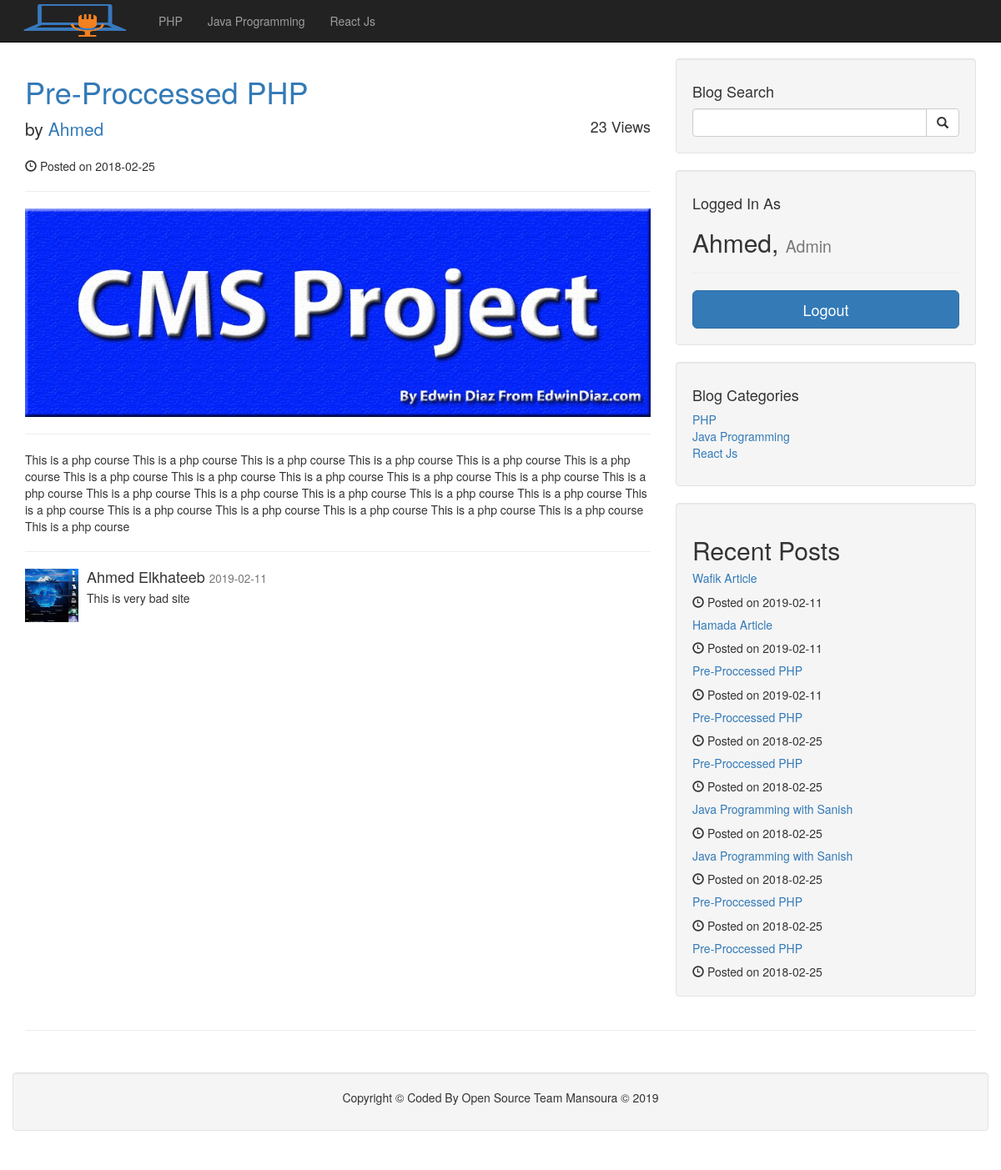
The page /post.php?post_id=57 (signed in) on the database its author committed.
### tables this page shows
CREATE TABLE `categories` (
  `cat_id` int(3) NOT NULL,
  `cat_title` varchar(32) NOT NULL
);

CREATE TABLE `posts` (
  `post_id` int(3) NOT NULL,
  `post_category_id` int(3) NOT NULL,
  `post_title` varchar(255) NOT NULL,
  `post_user_id` int(11) NOT NULL,
  `post_date` date NOT NULL,
  `post_image` text NOT NULL,
  `post_content` text NOT NULL,
  `post_tags` varchar(255) NOT NULL,
  `post_comment_count` int(11) NOT NULL,
  `post_status` varchar(255) NOT NULL DEFAULT 'Pending',
  `post_views` int(11) NOT NULL
);

CREATE TABLE `users` (
  `user_id` int(3) NOT NULL,
  `username` varchar(255) NOT NULL,
  `user_password` varchar(255) NOT NULL,
  `user_firstname` varchar(255) NOT NULL,
  `user_lastname` varchar(255) NOT NULL,
  `user_email` varchar(255) NOT NULL,
  `user_image` text NOT NULL,
  `user_role` enum('User','Subscriber','Admin') NOT NULL DEFAULT 'User',
  `approved` int(11) NOT NULL DEFAULT '0',
  `locked` int(11) NOT NULL DEFAULT '0'
);

CREATE TABLE `comments` (
  `comment_id` int(3) NOT NULL,
  `comment_post_id` int(3) NOT NULL,
  `comment_user_id` int(255) NOT NULL,
  `comment_content` text NOT NULL,
  `comment_status` varchar(255) NOT NULL DEFAULT 'Unapproved',
  `comment_date` date NOT NULL
);

### post.php (the view, shortened to what this page needs)
<?php include "includes/database.php"; ?>
<?php include "includes/header.php"; ?>
<?php include "includes/navigation.php"; ?>
<div class="container">
    <div class="row">
        <div class="col-md-8">
            <?php
            if(isset($_GET['post_id'])){
            $post_id = $_GET['post_id'];
            $query = "SELECT * FROM posts WHERE post_id ={$post_id} ";
            $get_all_posts = mysqli_query($connection, $query);
            while($row = mysqli_fetch_assoc($get_all_posts)){
                $post_title = $row['post_title'];
                $post_user_id = $row['post_user_id'];
                $post_date = $row['post_date'];
                $post_image = $row['post_image'];
                $post_content = $row['post_content'];
                $post_views = $row['post_views'];
                $query = "SELECT * FROM users WHERE user_id = $post_user_id LIMIT 1";
                $get_user = mysqli_query($connection,$query);
                $row = mysqli_fetch_assoc($get_user);
            ?>
            <h1>
                <a href="#"><?php echo $post_title; ?></a>
            </h1>
            <p class="lead">
                by <a href="author_related_posts.php?author=<?php echo $row['user_id']; ?>"><?php echo $row['user_firstname']; ?></a>
                <small class="pull-right"><?php echo $post_views;?> Views</small>
            </p>
            <p><span class="glyphicon glyphicon-time"></span> Posted on <?php echo $post_date; ?></p>
            <hr>
            <img class="img-responsive" src="images/<?php echo $post_image; ?>" alt="">
            <hr>
            <p><?php echo nl2br($post_content); ?></p>
            <hr>
            <?php }
            }
            else{
                header("Location: index.php");
            }
            ?>
            <?php
            if(isset($_GET['post_id'])){
                $post_id = $_GET['post_id'];
                $query = "SELECT * FROM comments WHERE comment_post_id = $post_id AND comment_status ='Approved' ORDER BY comment_id DESC";
                $get_comments = mysqli_query($connection,$query);
                while($row = mysqli_fetch_assoc($get_comments)){
                    $comment_user_id = $row['comment_user_id'];
                    $comment_content = $row['comment_content'];
                    $comment_date = $row['comment_date'];
                    $query = "SELECT * FROM users WHERE user_id = $comment_user_id LIMIT 1";
                    $get_user = mysqli_query($connection,$query);
                    $row = mysqli_fetch_assoc($get_user);
                     ?>
                    <div class="media">
                <a class="pull-left" href="#">
                    <img class="media-object" width="64" height="64" src="admin/images/<?php echo $row['user_image'] ; ?>" alt="">
                </a>
                <div class="media-body">
                    <h4 class="media-heading"><?php echo $row['user_firstname'] . " " . $row['user_lastname'];?>
                        <small><?php echo $comment_date; ?></small>
                    </h4>
                    <?php echo $comment_content; ?>
                </div>
                </div>
                    <?php } } ?>
        </div>
   <?php include "includes/sidebar.php" ?>
    </div>
    <hr>
   <?php include "includes/footer.php" ?>

### includes/navigation.php (shortened to what this page needs)
   <nav class="navbar navbar-inverse navbar-fixed-top" role="navigation">
    <div class="container">
        <div class="navbar-header">
            <a class="navbar-brand" id="logo_link" href="index.php"><img id="logo" src="./images/Sanish11.png" height="50" width="50" alt="logo"></a>
        </div>
        <div class="collapse navbar-collapse" id="bs-example-navbar-collapse-1">
            <ul class="nav navbar-nav">
              <?php
                $query = "SELECT * FROM categories";
                $getData = mysqli_query($connection, $query);
                while($row = mysqli_fetch_assoc($getData)){
                    $cat_id = $row['cat_id'];
                    $cat_title = $row['cat_title'];
                    $class_category = '';
                    echo "<li class='$class_category'><a href='./category.php?cat_id=$cat_id'>{$cat_title}</a></li>";
                }
               ?>
            </ul>
        </div>
    </div>
</nav>

### includes/sidebar.php (shortened to what this page needs)
<div class="col-md-4">
                <div class="well">
                    <h4>Blog Search</h4>
                    <form action="search.php" method="post">
                    <div class="input-group">
                        <input name="search" type="text" class="form-control">
                        <span class="input-group-btn">
                            <button class="btn btn-default" type="submit" name="submit">
                                <span class="glyphicon glyphicon-search"></span>
                        </button>
                        </span>
                    </div>
                    </form>
                </div>
                <div class="well">
                   <?php if(!isset($_SESSION['user_role'])): ?>
                        <h4>Sign In</h4>
                        <form action="includes/login.php" method="post">
                            <div class="form-group">
                                <input type="text" class="form-control" name="username" placeholder="Username">
                            </div>
                            <span class="input-group">
                               <input type="password" class="form-control" name="user_password" placeholder="Password">
                               <span class="input-group-btn">
                                   <button class="btn btn-default" type="submit" name="login">Proceed</button>
                               </span>
                            </span>
                        </form>
                    <?php else: ?>
                    <h4>Logged In As</h4>
                        <h2><?php echo $_SESSION['username'];?>, <small><?php echo $_SESSION['user_role'];?></small></h2>
                        <hr>
                        <a href="includes/logout.php" class="btn btn-primary btn-lg btn-block" href="">Logout</a>
                    <?php endif; ?>
                </div>
                <div class="well">
                    <h4>Blog Categories</h4>
                    <div class="row">
                        <div class="col-lg-6">
                            <ul class="list-unstyled">
                                <?php
                                $query = "SELECT * FROM categories LIMIT 6";
                                $get_categories = mysqli_query($connection, $query);
                                while($row = mysqli_fetch_assoc($get_categories)){
                                    $sidebar_cat_id = $row['cat_id'];
                                    $sidebar_cat_title = $row['cat_title'];
                                echo "<li><a href='./category.php?cat_id=$sidebar_cat_id'>{$sidebar_cat_title}</a></li>";
                                }
                               ?>
                            </ul>
                        </div>
                    </div>
                </div>
                <?php include("widget.php"); ?>
            </div>

### includes/widget.php
<div class="well">
    <h2>Recent Posts</h2>
    <?php
    $query = "SELECT * FROM posts ORDER BY post_id DESC";
    $get_recent_posts = mysqli_query($connection, $query);
    while($row = mysqli_fetch_assoc($get_recent_posts)){
        $post_id = $row['post_id'];
        $post_title = $row['post_title'];
        $post_date = $row['post_date'];
        ?>
        <h5><a href="post.php?post_id='<?php echo $post_id; ?>'"><?php echo $post_title; ?></a></h5>
        <span class="glyphicon glyphicon-time"></span> Posted on <?php echo $post_date; ?>
        <?php
    }
    ?>
</div>

### css/style.css (style rules this page uses)
html { font-family: 'Open Sans', sans-serif; }

### css/blog-home.css (style rules this page uses)
body { padding-top: 70px; }

### includes/navigation.php (style rules this page uses)
#logo { width: 150px; margin-right: 10px; }
#logo_link { padding:0; }

### rows shown on the page
categories: cat_title "PHP"
categories: cat_title "Java Programming"
categories: cat_title "React Js"
posts: post_title "Pre-Proccessed PHP", post_user.user_firstname "Ahmed", post_views "23", post_date "2018-02-25", post_image (picture), post_content "This is a php course This is a php course This is a php course This is a php course This is a php course This is a php course This is a php course This is a php course This is a php course This is a php course This is a php course This is a php course This is a php course This is a php course This is a php course This is a php course This is a php course This is a php course This is a php course This is a php course This is a php course This is a php course This is a php course This is a php course"
comments: comment_user.user_image (picture), comment_user.user_firstname "Ahmed", comment_user.user_lastname "Elkhateeb", comment_date "2019-02-11", comment_content "This is very bad site"
posts: post_title "Wafik Article", post_date "2019-02-11"
posts: post_title "Hamada Article", post_date "2019-02-11"
posts: post_title "Pre-Proccessed PHP", post_date "2019-02-11"
posts: post_title "Pre-Proccessed PHP", post_date "2018-02-25"
posts: post_title "Java Programming with Sanish", post_date "2018-02-25"
posts: post_title "Java Programming with Sanish", post_date "2018-02-25"
posts: post_title "Pre-Proccessed PHP", post_date "2018-02-25"
posts: post_title "Pre-Proccessed PHP", post_date "2018-02-25"

### other values the page prints
$_SESSION['username'] "Ahmed"
$_SESSION['user_role'] "Admin"
